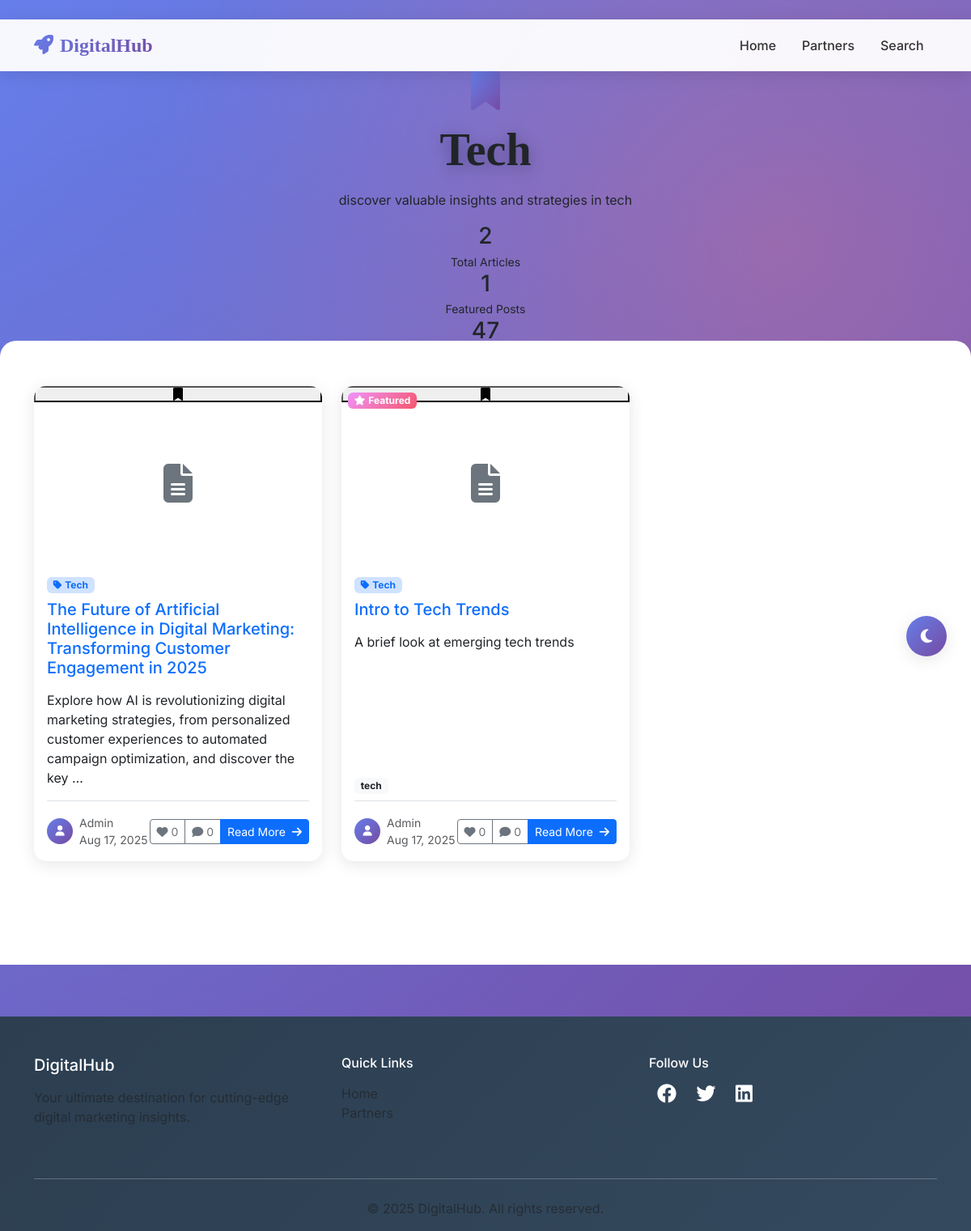
Screenshot of /category/tech/ with the database file from the repository.
### blog/models.py (models this page shows, shortened)
class Category(models.Model):
    name = models.CharField(max_length=100, unique=True)
    slug = models.SlugField(max_length=100, unique=True, blank=True)
    description = models.TextField(blank=True, null=True)
    icon = models.CharField(max_length=50, blank=True, help_text="FontAwesome icon name (without 'fa-')")
    total_views = models.PositiveIntegerField(default=0)
    created_at = models.DateTimeField(auto_now_add=True)
    updated_at = models.DateTimeField(auto_now=True)
    class Meta:
        verbose_name_plural = "Categories"
        ordering = ['name']

class Post(models.Model):
    STATUS_CHOICES = [
        ('draft', 'Draft'),
        ('published', 'Published'),
        ('archived', 'Archived'),
    ]
    title = models.CharField(max_length=200)
    slug = models.SlugField(max_length=200, unique=True, blank=True)
    excerpt = models.TextField(max_length=300, blank=True, help_text="Brief description of the post")
    content = models.TextField()
    featured_image = models.ImageField(upload_to='posts/', blank=True, null=True)
    category = models.ForeignKey(Category, on_delete=models.CASCADE, related_name='posts')
    tags = models.ManyToManyField(Tag, blank=True, related_name='posts')
    author = models.ForeignKey(User, on_delete=models.CASCADE, related_name='posts')
    status = models.CharField(max_length=20, choices=STATUS_CHOICES, default='draft')
    is_featured = models.BooleanField(default=False)
    views = models.PositiveIntegerField(default=0)  # Added field
    meta_description = models.CharField(max_length=160, blank=True)
    meta_keywords = models.CharField(max_length=200, blank=True)
    created_at = models.DateTimeField(auto_now_add=True)
    updated_at = models.DateTimeField(auto_now=True)
    published_at = models.DateTimeField(blank=True, null=True)
    class Meta:
        ordering = ['-created_at']
        indexes = [
            models.Index(fields=['-created_at']),
            models.Index(fields=['status']),
            models.Index(fields=['category', 'status']),
            models.Index(fields=['is_featured']),
            models.Index(fields=['views']),  # Add index for views
        ]
    def get_absolute_url(self):
        return reverse('blog:post_detail', kwargs={
            'category_slug': self.category.slug,
            'slug': self.slug
        })

class Tag(models.Model):
    name = models.CharField(max_length=50, unique=True)
    slug = models.SlugField(max_length=50, unique=True, blank=True)
    created_at = models.DateTimeField(auto_now_add=True)
    class Meta:
        ordering = ['name']

### blog/views.py (the view)
# urls.py: path('category/<slug:slug>/', views.CategoryPostsView.as_view(), name='category_posts'),
class CategoryPostsView(ListView):
    model = Post
    template_name = 'blog/category_posts.html'
    context_object_name = 'posts'
    paginate_by = 6
    def get_queryset(self):
        self.category = get_object_or_404(Category, slug=self.kwargs['slug'])
        queryset = Post.objects.filter(
            category=self.category,
            status='published'
        ).select_related('author', 'category').prefetch_related('tags')
        search_query = self.request.GET.get('search', '').strip()
        if search_query:
            queryset = queryset.filter(
                Q(title__icontains=search_query) |
                Q(excerpt__icontains=search_query) |
                Q(content__icontains=search_query)
            )
        tag_slug = self.request.GET.get('tag', '').strip()
        if tag_slug:
            queryset = queryset.filter(tags__slug=tag_slug)
        sort = self.request.GET.get('sort', 'latest').strip()
        sort_mapping = {
            'latest': '-published_at',
            'oldest': 'published_at',
            'title': 'title',
            'popular': '-views'
        }
        sort_field = sort_mapping.get(sort, '-published_at')
        if sort == 'popular':
            queryset = queryset.order_by('-views', '-published_at')
        else:
            queryset = queryset.order_by(sort_field)
        return queryset.distinct()
    def get_context_data(self, **kwargs):
        context = super().get_context_data(**kwargs)
        all_posts = Post.objects.filter(category=self.category, status='published')
        total_views = 0
        try:
            for post in all_posts:
                if hasattr(post, 'views') and post.views:
                    total_views += post.views
        except (AttributeError, TypeError):
            total_views = 0
        context.update({
            'category': self.category,
            'related_categories': Category.objects.exclude(slug=self.category.slug).order_by('name')[:5],
            'popular_tags': Tag.objects.filter(posts__category=self.category).annotate(
                post_count=Count('posts')).order_by('-post_count')[:5],
            'total_articles': all_posts.count(),
            'featured_count': all_posts.filter(is_featured=True).count(),
            'total_views': total_views,
            'current_search': self.request.GET.get('search', ''),
            'current_tag': self.request.GET.get('tag', ''),
            'current_sort': self.request.GET.get('sort', 'latest'),
        })
        return context

### templates/blog/category_posts.html (shortened to what this page needs)
{% extends 'base.html' %}
{% load static %}
{% load blog_extras %}
{% block hero %}
<section class="category-hero-section">
    <div class="container">
        <div class="hero-content text-center" data-aos="fade-up" data-aos-delay="100">
            <div class="category-icon mb-3">
                <i class="fas fa-{{ category.icon|default:'bookmark' }}" style="font-size: 3rem; background: var(--primary-gradient); -webkit-background-clip: text; -webkit-text-fill-color: transparent; background-clip: text;"></i>
            </div>
            <h1 class="hero-title">{{ category.name }}</h1>
            <p class="hero-subtitle">{{ category.description|default:"Discover valuable insights and strategies in "|add:category.name|lower }}</p>
            <div class="category-stats-detailed">
                <div class="stat-card">
                    <h3 class="mb-1">{{ total_articles|default:0 }}</h3>
                    <small>Total Articles</small>
                </div>
                <div class="stat-card">
                    <h3 class="mb-1">{{ featured_count|default:0 }}</h3>
                    <small>Featured Posts</small>
                </div>
                <div class="stat-card">
                    <h3 class="mb-1">{{ total_views|default:0 }}</h3>
                    <small>Total Views</small>
                </div>
            </div>
        </div>
    </div>
</section>
{% endblock %}
{% block content %}
<section class="posts-section mb-5" id="posts-container">
    <div class="row" id="posts-grid">
        {% for post in posts %}
            <div class="col-lg-4 col-md-6 mb-4 post-item" data-aos="fade-up" data-aos-delay="{{ forloop.counter0|add:100 }}">
                <article class="card h-100 position-relative overflow-hidden post-card">
                    <button class="bookmark-btn" onclick="toggleBookmark({{ post.id }})"
                            data-post-id="{{ post.id }}" title="Bookmark this post">
                        <i class="fas fa-bookmark"></i>
                    </button>
                    {% if post.is_featured %}
                        <div class="position-absolute top-0 start-0 p-2" style="z-index: 10;">
                            <span class="badge featured-badge" style="background: var(--secondary-gradient);">
                                <i class="fas fa-star me-1"></i>Featured
                            </span>
                        </div>
                    {% endif %}
                    {% if post.featured_image %}
                        <div class="position-relative overflow-hidden image-container">
                            <img src="{% if post.featured_image %}{{ post.featured_image.url }}{% else %}{% static 'images/placeholder.jpg' %}{% endif %}"
                                 class="card-img-top" alt="{{ post.title|default:'Post Image' }}" loading="lazy">
                            <div class="position-absolute bottom-0 start-0 w-100 p-3"
                                 style="background: linear-gradient(transparent, rgba(0,0,0,0.7));">
                                <small class="text-white">
                                    <i class="fas fa-calendar-alt me-1"></i>{{ post.created_at|date:"M d, Y" }}
                                </small>
                            </div>
                            <div class="image-overlay">
                                <a href="{{ post.get_absolute_url }}" class="btn btn-primary btn-sm me-2">
                                    <i class="fas fa-eye me-1"></i>Read Now
                                </a>
                                <button class="btn btn-secondary btn-sm" onclick="sharePost({{ post.id }})">
                                    <i class="fas fa-share-alt"></i>
                                </button>
                            </div>
                        </div>
                    {% else %}
                        <div class="card-img-top d-flex align-items-center justify-content-center"
                             style="height: 200px; background: var(--light-gradient);">
                            <i class="fas fa-file-alt" style="font-size: 3rem; color: var(--text-muted);"></i>
                        </div>
                    {% endif %}
                    <div class="card-body d-flex flex-column">
                        <div class="mb-2">
                            <div class="d-flex align-items-center justify-content-between flex-wrap">
                                <span class="badge bg-primary-subtle text-primary">
                                    <i class="fas fa-tag me-1"></i>{{ category.name }}
                                </span>
                            </div>
                        </div>
                        <h5 class="card-title mb-3">
                            <a href="{{ post.get_absolute_url }}" class="text-decoration-none">
                                {% if request.GET.search %}
                                    {{ post.title|highlight:request.GET.search }}
                                {% else %}
                                    {{ post.title|default:'Untitled Post' }}
                                {% endif %}
                            </a>
                        </h5>
                        <p class="card-text flex-grow-1">
                            {% if request.GET.search %}
                                {{ post.excerpt|highlight:request.GET.search|default:'No excerpt available.' }}
                            {% else %}
                                {{ post.excerpt|truncatewords:20|default:'No excerpt available.' }}
                            {% endif %}
                        </p>
                        {% if post.tags.all %}
                            <div class="mb-2">
                                {% for tag in post.tags.all|slice:":3" %}
                                    <a href="?tag={{ tag.slug }}" class="badge bg-light text-dark text-decoration-none me-1">
                                        {{ tag.name }}
                                    </a>
                                {% endfor %}
                            </div>
                        {% endif %}
                        <div class="mt-auto pt-3 border-top">
                            <div class="d-flex align-items-center justify-content-between">
                                <div class="author-info d-flex align-items-center">
                                    <div class="author-avatar me-2">
                                        {% if post.author.profile.avatar %}
                                            <img src="{{ post.author.profile.avatar.url }}" alt="{{ post.author.first_name|default:'Admin' }}"
                                                 style="width: 32px; height: 32px; border-radius: 50%; object-fit: cover;">
                                        {% else %}
                                            <div style="width: 32px; height: 32px; background: var(--primary-gradient); border-radius: 50%; display: flex; align-items: center; justify-content: center;">
                                                <i class="fas fa-user text-white" style="font-size: 0.8rem;"></i>
                                            </div>
                                        {% endif %}
                                    </div>
                                    <div>
                                        <small class="text-muted d-block">{{ post.author.first_name|default:"Admin" }}</small>
                                        <small class="text-muted">{{ post.created_at|date:"M d, Y" }}</small>
                                    </div>
                                </div>
                                <div class="post-actions">
                                    <div class="btn-group btn-group-sm">
                                        <button class="btn btn-outline-secondary" onclick="likePost({{ post.id }})" title="Like">
                                            <i class="fas fa-heart"></i>
                                            <span class="like-count">{{ post.post_likes.count|default:0 }}</span>
                                        </button>
                                        <a href="{{ post.get_absolute_url }}#comments" class="btn btn-outline-secondary" title="Comments">
                                            <i class="fas fa-comment"></i>
                                            <span>{{ post.comments.count|default:0 }}</span>
                                        </a>
                                        <a href="{{ post.get_absolute_url }}" class="btn btn-primary">
                                            Read More <i class="fas fa-arrow-right ms-1"></i>
                                        </a>
                                    </div>
                                </div>
                            </div>
                        </div>
                    </div>
                </article>
            </div>
        {% endfor %}
    </div>
</section>
{% endblock %}

### rows the page displays
Category: name "Tech", description|add "discover valuable insights and strategies in tech"
Post: title "The Future of Artificial Intelligence in Digital Marketing: Transforming Customer Engagement in 2025", excerpt "Explore how AI is revolutionizing digital marketing strategies, from personalized customer experiences to automated campaign optimization, and discover the key …", author.first_name "Admin", created_at "Aug 17, 2025", post_likes.count "0", comments.count "0"
Post: is_featured True (drawn), title "Intro to Tech Trends", excerpt "A brief look at emerging tech trends", author.first_name "Admin", created_at "Aug 17, 2025", post_likes.count "0", comments.count "0"
Tag: name "tech"

### other values shown
{{ total_articles|default:0 }} "2"
{{ featured_count|default:0 }} "1"
{{ total_views|default:0 }} "47"
